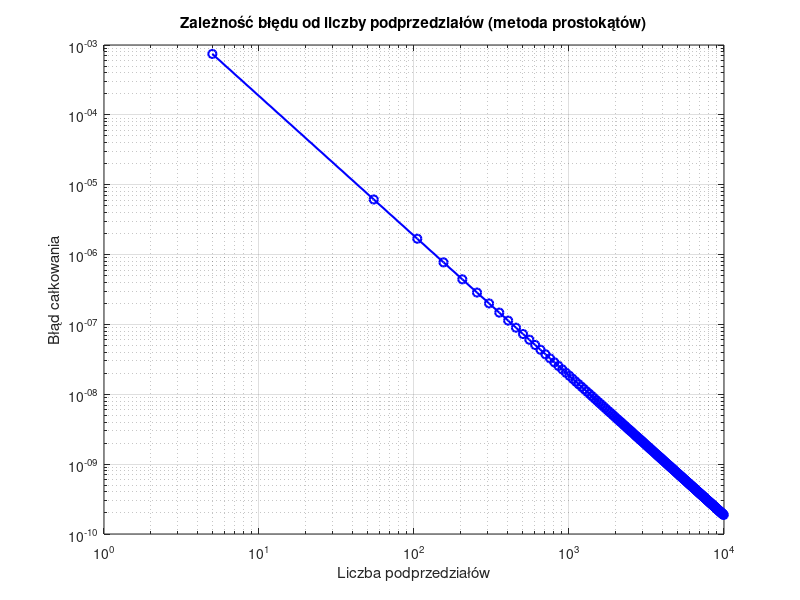

Reproduce this figure in MATLAB.
function [ft_5, integral_1000, Nt, integration_error] = midpoint_rule_accuracy_evaluation()

    reference_value = 0.0473612919396179;

    % Wartość funkcji dla t = 5
    ft_5 = failure_density_function(5);

    % Obliczenie przybliżonej całki dla 1000 przedziałów
    N = 1000;
    x = linspace(0, 5, N+1);
    integral_1000 = midpoint_rule(x);

    % Wektory dla błędów i liczby przedziałów
    Nt = 5:50:10^4;
    integration_error = zeros(size(Nt));

    for i = 1:length(Nt)
        N_i = Nt(i);
        x_i = linspace(0, 5, N_i+1);
        approx = midpoint_rule(x_i);
        integration_error(i) = abs(approx - reference_value);
    end

    % Wykres w skali log-log
    figure;
    loglog(Nt, integration_error, 'b-o', 'LineWidth', 1.5);
    grid on;
    xlabel('Liczba podprzedziałów');
    ylabel('Błąd całkowania');
    title('Zależność błędu od liczby podprzedziałów (metoda prostokątów)');
    saveas(gcf, 'zadanie1.png');
end

function integral_approximation = midpoint_rule(x)
    n = length(x) - 1;
    h = (x(end) - x(1)) / n;
    midpoints = (x(1:end-1) + x(2:end)) / 2;
    f_values = failure_density_function(midpoints);
    integral_approximation = h * sum(f_values);
end

function ft = failure_density_function(t)
    sigma = 3;
    mu = 10;
    ft = 1/(sigma*sqrt(2*pi)) * exp((-(t-mu).^2)/(2*sigma^2));
end
